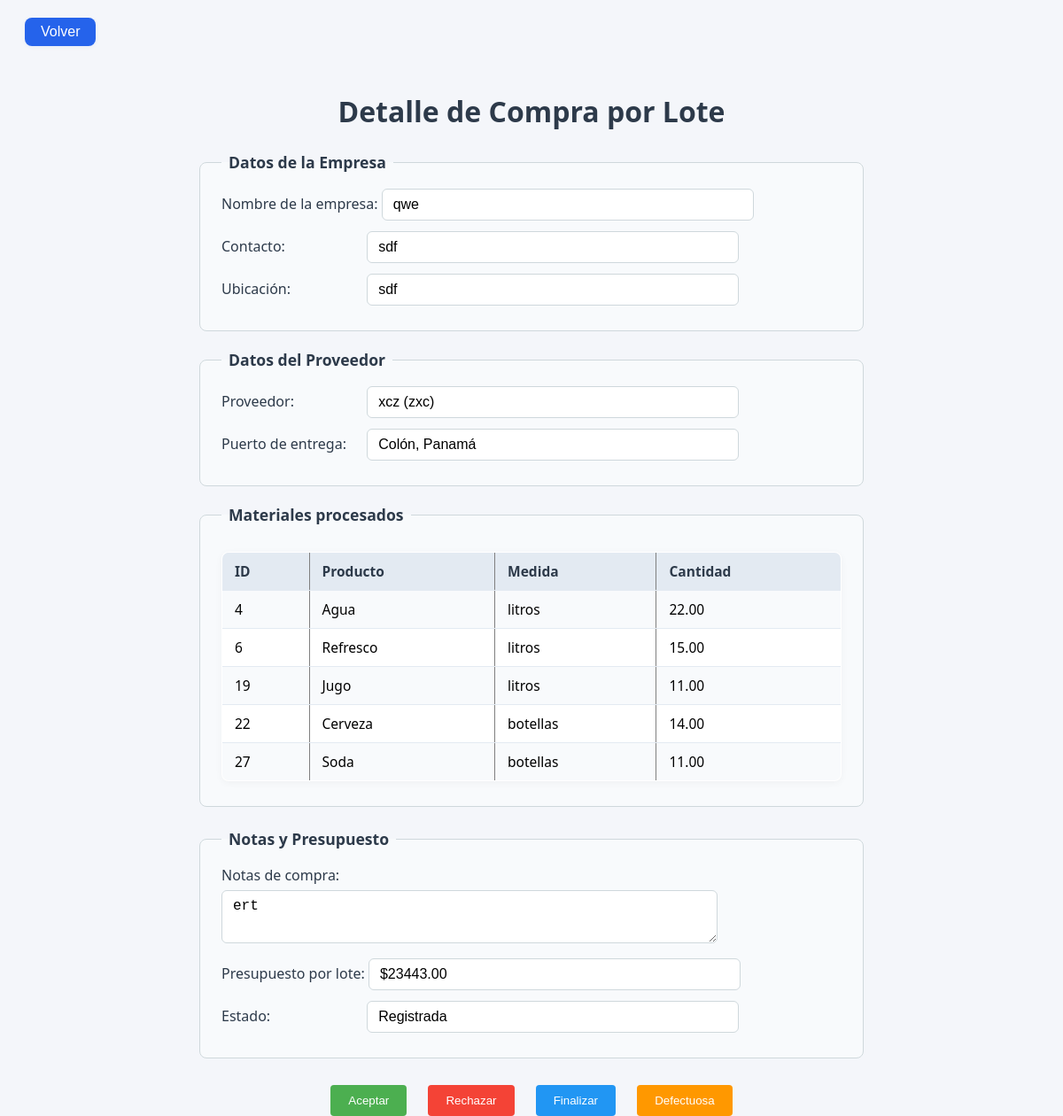
Page /compras/lote/8/ on the committed database.
### compras/models.py (models this page shows)
class CompraLote(models.Model):
    ESTADO_CHOICES = [
        ('registrada', 'Registrada'),
        ('espera_revision', 'En espera por revisión'),
        ('exitosa', 'Exitosa'),
        ('defectuosa', 'Defectuosa'),
        ('cancelada', 'Cancelada'),
    ]
    empresa_nombre = models.CharField(max_length=100)
    empresa_contacto = models.CharField(max_length=100)
    empresa_ubicacion = models.CharField(max_length=100)
    proveedor = models.ForeignKey('Proveedores', on_delete=models.PROTECT)
    puerto_entrega = models.CharField(max_length=100)
    notas_compra = models.TextField(blank=True)
    presupuesto_lote = models.DecimalField(max_digits=15, decimal_places=2)
    estado = models.CharField(max_length=20, choices=ESTADO_CHOICES, default='registrada')
    fecha = models.DateTimeField(auto_now_add=True)
    solicitud = models.ForeignKey('SolicitudSubtipo', null=True, blank=True, on_delete=models.SET_NULL, related_name='lotes')

class Proveedores(models.Model):
    paises= [
    ]
    TIPO_CHOICES = [
        ('COMIDA', 'Comida'),
        ('BIENES', 'Bienes'),
    ]
    SUBTIPO_CHOICES = [
        ('CADUCABLE', 'Caducable'),
        ('NO_CADUCABLE', 'No caducable'),
        ('REFRIGERADO', 'Refrigerado'),
        ('NO_REFRIGERADO', 'No refrigerado'),
        ('BEBIDA', 'Bebida'),
        ('LICOR', 'Licor'),
        ('REPUESTOS', 'Repuestos'),
        ('LIMPIEZA', 'Materiales de limpieza'),
        ('MEDICOS', 'Materiales médicos'),
        ('ACTIVOS', 'Bienes activos'),
    ]
    name = models.CharField(max_length=100)
    service_or_product = models.CharField(max_length=100)
    categorie = models.CharField(max_length=100)
    contact = models.CharField(max_length=100)
    countries = models.ManyToManyField(Paises)
    sucursal = models.CharField(max_length=100)
    tipo = models.CharField(max_length=20, choices=TIPO_CHOICES, default='BIENES')
    subtipo = models.CharField(max_length=20, choices=SUBTIPO_CHOICES, blank=True, null=True)

class CompraLoteItem(models.Model):
    compra_lote = models.ForeignKey(CompraLote, related_name='items', on_delete=models.CASCADE)
    producto_id = models.IntegerField()
    nombre = models.CharField(max_length=100)
    medida = models.CharField(max_length=20)
    cantidad = models.DecimalField(max_digits=10, decimal_places=2)

### compras/views.py (the view, shortened to what this page needs)
# urls.py: path('compras/lote/<int:compra_id>/', detalle_compra_lote_view, name='detalle_compra_lote'),
def detalle_compra_lote_view(request, compra_id):
    from .models import CompraLote
    compra = get_object_or_404(CompraLote, id=compra_id)
    from_param = request.GET.get('from', '')
    return render(request, 'detalle_compra_lote.html', {'compra': compra, 'from_param': from_param})

### compras/templates/detalle_compra_lote.html (shortened to what this page needs)
<!DOCTYPE html>
<html lang="es">
<head>
    {% load static %}
    <link rel="stylesheet" href="{% static 'styles/detalle_compra_lote.css' %}">
</head>
<body>
    {% if from_param == 'historial' %}
        <a href="{% url 'historial_compras' %}"><button type="button" class="btn-volver">Volver</button></a>
    {% else %}
        <a href="{% url 'lista_solicitudes' %}"><button type="button" class="btn-volver">Volver</button></a>
    {% endif %}
    <h2>Detalle de Compra por Lote</h2>
    <fieldset style="margin-bottom:20px;">
        <legend><b>Datos de la Empresa</b></legend>
        <label>Nombre de la empresa:</label>
        <input type="text" value="{{ compra.empresa_nombre }}" readonly><br>
        <label>Contacto:</label>
        <input type="text" value="{{ compra.empresa_contacto }}" readonly><br>
        <label>Ubicación:</label>
        <input type="text" value="{{ compra.empresa_ubicacion }}" readonly><br>
    </fieldset>
    <fieldset style="margin-bottom:20px;">
        <legend><b>Datos del Proveedor</b></legend>
        <label>Proveedor:</label>
        <input type="text" value="{{ compra.proveedor.name }} ({{ compra.proveedor.contact }})" readonly><br>
        <label>Puerto de entrega:</label>
        <input type="text" value="{{ compra.puerto_entrega }}" readonly><br>
    </fieldset>
    <fieldset>
        <legend><b>Materiales procesados</b></legend>
        <table border="1">
            <tr>
                <th>ID</th>
                <th>Producto</th>
                <th>Medida</th>
                <th>Cantidad</th>
            </tr>
            {% for item in compra.items.all %}
            <tr>
                <td>{{ item.producto_id }}</td>
                <td>{{ item.nombre }}</td>
                <td>{{ item.medida }}</td>
                <td>{{ item.cantidad }}</td>
            </tr>
            {% endfor %}
        </table>
    </fieldset>
    <fieldset style="margin-bottom:20px;">
        <legend><b>Notas y Presupuesto</b></legend>
        <label>Notas de compra:</label>
        <textarea readonly>{{ compra.notas_compra }}</textarea><br>
        <label>Presupuesto por lote:</label>
        <input type="text" value="${{ compra.presupuesto_lote }}" readonly><br>
        <label>Estado:</label>
        <input type="text" value="{{ compra.get_estado_display }}" readonly><br>
    </fieldset>
    <form method="post" style="margin-top: 30px; text-align: center;">
    <button type="submit" name="accion" value="aceptar" style="background: #4CAF50; color: white; padding: 10px 20px; margin-right: 20px; border: none; border-radius: 4px;">Aceptar</button>
    <button type="submit" name="accion" value="rechazar" style="background: #f44336; color: white; padding: 10px 20px; margin-right: 20px; border: none; border-radius: 4px;">Rechazar</button>
    <button type="submit" name="accion" value="finalizar" style="background: #2196F3; color: white; padding: 10px 20px; margin-right: 20px; border: none; border-radius: 4px;">Finalizar</button>
    <button type="submit" name="accion" value="defectuosa" style="background: #ff9800; color: white; padding: 10px 20px; border: none; border-radius: 4px;">Defectuosa</button>
    </form>
</body>
</html>

### compras/static/styles/detalle_compra_lote.css (style rules this page uses)
.btn-volver { margin: 20px; }
body { font-family: 'Segoe UI', Arial, sans-serif; background: #f4f6fa; margin: 0; padding: 0; }
h2 { text-align: center; color: #2d3a4a; margin-top: 32px; margin-bottom: 24px; font-size: 2rem; font-weight: 600; }
fieldset { border: 1px solid #cfd8dc; border-radius: 8px; padding: 18px 24px 16px 24px; margin-bottom: 24px; background: #f8fafc; max-width: 700px; margin-left: auto; margin-right: auto; }
legend { color: #2d3a4a; font-weight: 600; font-size: 1.1rem; padding: 0 8px; }
label { display: inline-block; min-width: 160px; color: #2d3a4a; font-weight: 500; margin-bottom: 6px; }
input[type="text"], textarea { padding: 8px 12px; border: 1px solid #cfd8dc; border-radius: 6px; font-size: 1rem; background: #fff; margin-bottom: 12px; width: 60%; box-sizing: border-box; }
textarea { resize: vertical; width: 80%; min-height: 60px; }
table { width: 100%; border-collapse: collapse; background: #fff; border-radius: 8px; box-shadow: 0 2px 8px rgba(0,0,0,0.04); overflow: hidden; margin-top: 12px; margin-bottom: 12px; }
th, td { padding: 10px 14px; text-align: left; border-bottom: 1px solid #e3eaf2; font-size: 0.97rem; }
th { background: #e3eaf2; color: #2d3a4a; font-weight: 600; }
tr:nth-child(even) { background: #f8fafc; }
tr:last-child td { border-bottom: none; }
button[type="button"] { background: #2563eb; color: #fff; border: none; border-radius: 8px; padding: 7px 18px; font-size: 1rem; font-weight: 500; cursor: pointer; transition: background 0.2s, box-shadow 0.2s; box-shadow: 0 1px 4px rgba(37,99,235,0.08); }
a { color: #607d8b; text-decoration: none; font-weight: 500; margin-left: 8px; }
.btn-volver { color: #2563eb; border: 1px solid #2563eb; font-weight: 600; padding: 10px 28px; border-radius: 8px; box-shadow: none; font-size: 1rem; cursor: pointer; transition: background 0.2s, color 0.2s; }

### rows in the picture
CompraLote: empresa_nombre "qwe", empresa_contacto "sdf", empresa_ubicacion "sdf", proveedor.name "xcz (zxc)", puerto_entrega "Colón, Panamá", notas_compra "ert", presupuesto_lote "$23443.00", estado "Registrada"
CompraLoteItem: producto_id "4", nombre "Agua", medida "litros", cantidad "22.00"
CompraLoteItem: producto_id "6", nombre "Refresco", medida "litros", cantidad "15.00"
CompraLoteItem: producto_id "19", nombre "Jugo", medida "litros", cantidad "11.00"
CompraLoteItem: producto_id "22", nombre "Cerveza", medida "botellas", cantidad "14.00"
CompraLoteItem: producto_id "27", nombre "Soda", medida "botellas", cantidad "11.00"
